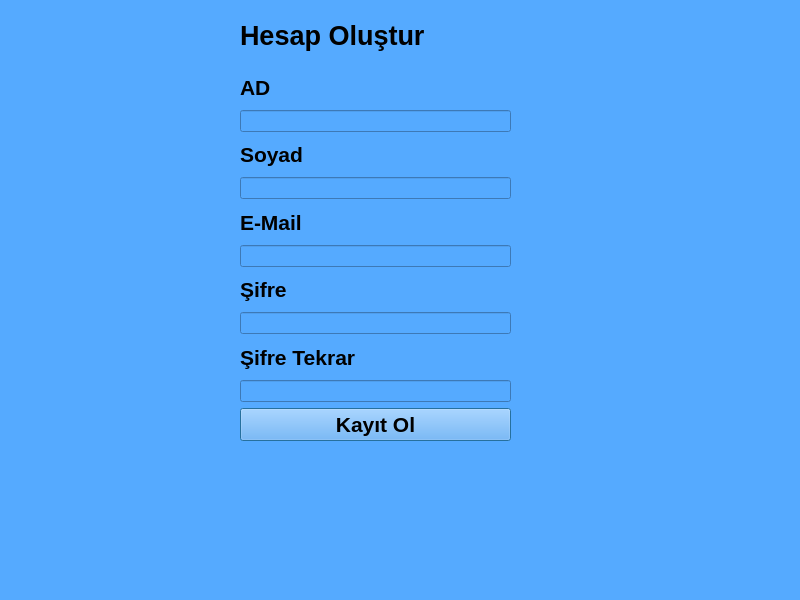
<?xml version="1.0" encoding="UTF-8"?>
<ui version="4.0">
 <class>Dialog</class>
 <widget class="QDialog" name="Dialog">
  <property name="geometry">
   <rect>
    <x>0</x>
    <y>0</y>
    <width>800</width>
    <height>600</height>
   </rect>
  </property>
  <property name="windowTitle">
   <string>Dialog</string>
  </property>
  <widget class="QWidget" name="bg2widget" native="true">
   <property name="geometry">
    <rect>
     <x>0</x>
     <y>0</y>
     <width>800</width>
     <height>600</height>
    </rect>
   </property>
   <property name="styleSheet">
    <string notr="true">background-color: rgb(85, 170, 255);</string>
   </property>
   <widget class="QLabel" name="label">
    <property name="geometry">
     <rect>
      <x>240</x>
      <y>10</y>
      <width>261</width>
      <height>51</height>
     </rect>
    </property>
    <property name="font">
     <font>
      <pointsize>20</pointsize>
      <weight>75</weight>
      <bold>true</bold>
     </font>
    </property>
    <property name="text">
     <string>Hesap Oluştur</string>
    </property>
   </widget>
   <widget class="QWidget" name="layoutWidget">
    <property name="geometry">
     <rect>
      <x>240</x>
      <y>70</y>
      <width>271</width>
      <height>371</height>
     </rect>
    </property>
    <layout class="QVBoxLayout" name="verticalLayout">
     <item>
      <widget class="QLabel" name="label_2">
       <property name="font">
        <font>
         <pointsize>16</pointsize>
         <weight>75</weight>
         <bold>true</bold>
        </font>
       </property>
       <property name="text">
        <string>AD</string>
       </property>
      </widget>
     </item>
     <item>
      <widget class="QLineEdit" name="textad"/>
     </item>
     <item>
      <widget class="QLabel" name="label_3">
       <property name="font">
        <font>
         <pointsize>16</pointsize>
         <weight>75</weight>
         <bold>true</bold>
        </font>
       </property>
       <property name="text">
        <string>Soyad</string>
       </property>
      </widget>
     </item>
     <item>
      <widget class="QLineEdit" name="textsoyad"/>
     </item>
     <item>
      <widget class="QLabel" name="label_4">
       <property name="font">
        <font>
         <pointsize>16</pointsize>
         <weight>75</weight>
         <bold>true</bold>
        </font>
       </property>
       <property name="text">
        <string>E-Mail</string>
       </property>
      </widget>
     </item>
     <item>
      <widget class="QLineEdit" name="textemail"/>
     </item>
     <item>
      <widget class="QLabel" name="label_5">
       <property name="font">
        <font>
         <pointsize>16</pointsize>
         <weight>75</weight>
         <bold>true</bold>
        </font>
       </property>
       <property name="text">
        <string>Şifre</string>
       </property>
      </widget>
     </item>
     <item>
      <widget class="QLineEdit" name="textSifre"/>
     </item>
     <item>
      <widget class="QLabel" name="label_6">
       <property name="font">
        <font>
         <pointsize>16</pointsize>
         <weight>75</weight>
         <bold>true</bold>
        </font>
       </property>
       <property name="text">
        <string>Şifre Tekrar</string>
       </property>
      </widget>
     </item>
     <item>
      <widget class="QLineEdit" name="textSifreTkr"/>
     </item>
     <item>
      <widget class="QPushButton" name="btnKayt">
       <property name="font">
        <font>
         <pointsize>16</pointsize>
         <weight>75</weight>
         <bold>true</bold>
        </font>
       </property>
       <property name="text">
        <string>Kayıt Ol</string>
       </property>
      </widget>
     </item>
    </layout>
   </widget>
   <widget class="QLabel" name="error">
    <property name="geometry">
     <rect>
      <x>150</x>
      <y>480</y>
      <width>441</width>
      <height>31</height>
     </rect>
    </property>
    <property name="font">
     <font>
      <family>Lucida Calligraphy</family>
      <pointsize>14</pointsize>
     </font>
    </property>
    <property name="styleSheet">
     <string notr="true">color: rgb(170, 0, 0);</string>
    </property>
    <property name="text">
     <string/>
    </property>
   </widget>
  </widget>
 </widget>
 <resources/>
 <connections/>
</ui>
